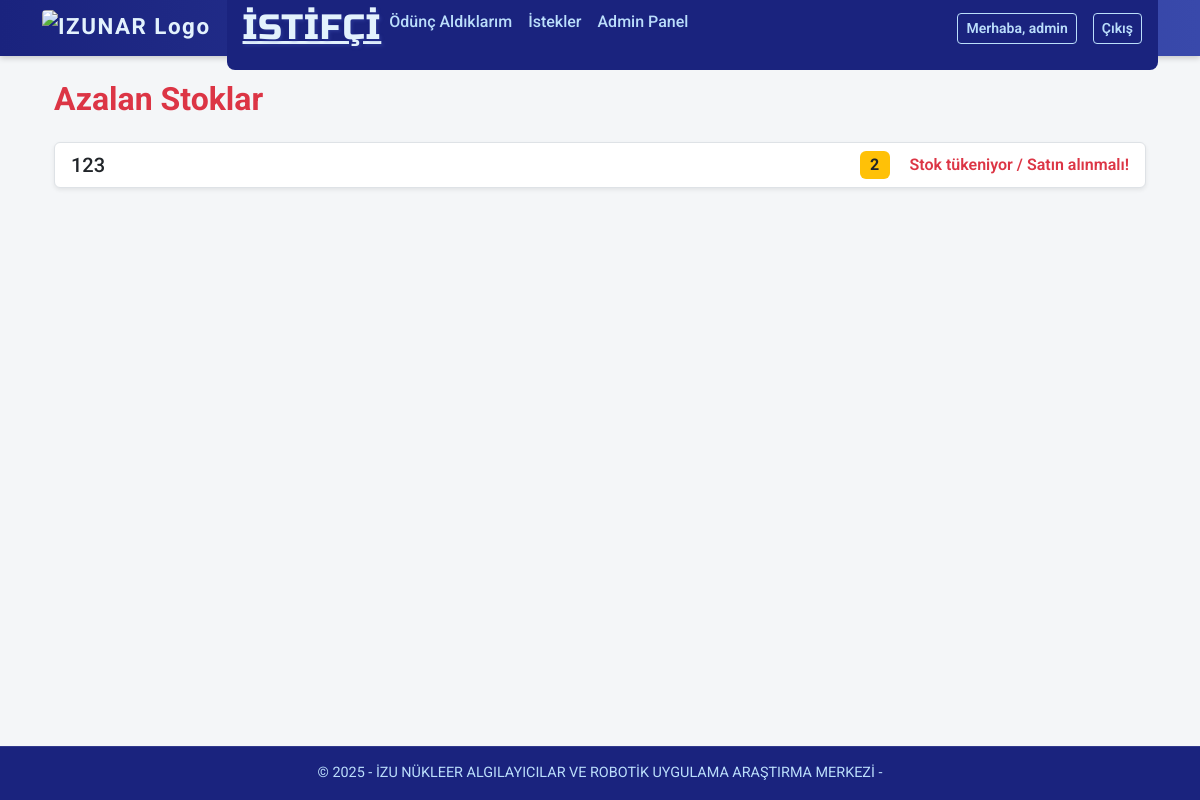
/azalan_stok (signed in), run on the app's committed database.
### models.py (models this page shows, shortened)
class User(db.Model, UserMixin):
    id = db.Column(db.Integer, primary_key=True)
    username = db.Column(db.String(64), unique=True, nullable=False)
    password_hash = db.Column(db.String(128), nullable=False)
    role = db.Column(db.String(20), default='user')  # 'admin' ya da 'user'
    can_add_product = db.Column(db.Boolean, default=False)
    can_delete_product = db.Column(db.Boolean, default=False)
    def is_admin(self):
        return self.role == 'admin'

class Component(db.Model):
    id = db.Column(db.Integer, primary_key=True)
    name = db.Column(db.String(120), nullable=False)
    category = db.Column(db.String(20), nullable=False)  # 'demirbas' veya 'sarf'
    type = db.Column(db.String(100), nullable=True)
    location = db.Column(db.String(150), nullable=True)
    description = db.Column(db.Text, nullable=True)
    quantity = db.Column(db.Integer, nullable=False)
    image_url = db.Column(db.String(300), default="https://via.placeholder.com/300x200?text=Ürün")
    part_number = db.Column(db.String(100), nullable=True)
    code = db.Column(db.String(150), unique=True)
    tags = db.relationship(
        'Tag',
        secondary=component_tag,
        back_populates='components'
    )

### app.py (the view)
@app.route('/azalan_stok')
@login_required
def low_stock():
    low_components = Component.query.filter(Component.quantity < 10).all()
    return render_template('low_stock.html', components=low_components)

### app.py (called while the page is built)
@app.context_processor
def inject_csrf_token():
    return dict(csrf_token=generate_csrf())

@app.context_processor
def inject_timezone():
    return dict(tz=ZoneInfo("Europe/Istanbul"))

@login_manager.user_loader
def load_user(user_id):
    return User.query.get(int(user_id))

### templates/low_stock.html
{% extends "base.html" %}
{% block content %}
<div class="container my-4">
  <h2 class="mb-4 text-danger fw-bold">Azalan Stoklar</h2>
  {% if components %}
  <div class="list-group">
    {% for comp in components %}
    <div class="list-group-item d-flex justify-content-between align-items-center shadow-sm rounded mb-2">
      <div>
        <h5 class="mb-0">{{ comp.name }}</h5>
      </div>
      <div>
        <span class="badge bg-warning text-dark fs-6 me-3">{{ comp.quantity }}</span>
        <span class="text-danger fw-semibold">Stok tükeniyor / Satın alınmalı!</span>
      </div>
    </div>
    {% endfor %}
  </div>
  {% else %}
  <div class="alert alert-success" role="alert">
    Tüm ürünlerin stoğu yeterli.
  </div>
  {% endif %}
</div>
{% endblock %}

### templates/base.html (shortened to what this page needs)
<!DOCTYPE html>
<html lang="tr">
<head>
  <link href="https://cdn.jsdelivr.net/npm/bootstrap@5.3.0/dist/css/bootstrap.min.css" rel="stylesheet" />
  <link href="https://cdn.jsdelivr.net/npm/bootstrap-icons@1.10.5/font/bootstrap-icons.css" rel="stylesheet" />
</head>
<body>
<nav class="navbar navbar-expand-lg">
  <div class="container">
    <a class="navbar-brand" href="https://nar.izu.edu.tr/" target="_blank" rel="noopener noreferrer">
      <img src="https://nar.izu.edu.tr/assets/nar_logo_lowres.png" alt="IZUNAR Logo" />
    </a>
    <div class="collapse navbar-collapse" id="navbarContent">
      <ul class="navbar-nav me-auto mb-2 mb-lg-0">
        <li class="nav-item">
          <a class="modern-title" href="{{ url_for('index') }}">İSTİFÇİ</a>
        </li>
        {% if current_user.is_authenticated %}
        <li class="nav-item">
          <a class="nav-link" href="{{ url_for('my_borrowed') }}">Ödünç Aldıklarım</a>
        </li>
        <li class="nav-item">
          <a class="nav-link" href="{{ url_for('requests') }}">İstekler</a>
        </li>
        {% if current_user.is_admin() %}
        <li class="nav-item">
          <a class="nav-link" href="{{ url_for('admin_dashboard') }}">Admin Panel</a>
        </li>
        {% endif %}
        {% endif %}
      </ul>
      <div class="d-flex align-items-center gap-2">
        {% if current_user.is_authenticated %}
        <a class="btn btn-outline-light btn-sm me-2" href="{{ url_for('change_password') }}">
          Merhaba, {{ current_user.username }}
        </a>
        <a class="btn btn-outline-light btn-sm" href="{{ url_for('logout') }}">Çıkış</a>
        {% else %}
        <a class="btn btn-outline-light btn-sm" href="{{ url_for('login') }}">Giriş</a>
        <a class="btn btn-outline-light btn-sm" href="{{ url_for('register') }}">Kayıt Ol</a>
        {% endif %}
      </div>
    </div>
  </div>
</nav>
<div class="container mt-4">
  {% block content %}{% endblock %}
</div>
<footer>
  &copy; {{ current_year or "2025" }} - İZU NÜKLEER ALGILAYICILAR VE ROBOTİK UYGULAMA ARAŞTIRMA MERKEZİ -
</footer>
</body>
</html>

### templates/base.html (style rules this page uses)
.modern-title { font-family: 'Russo One', sans-serif; font-size: 2.2rem; letter-spacing: 1px; color: #e3f2fd; text-shadow: 2px 2px 3px #3949ab66; text-transform: uppercase; }
body { font-family: 'Roboto', sans-serif; background-color: #f4f6f8; color: #2c3e50; padding-top: 56px; margin-bottom: 3.5rem; }
.navbar { position: fixed; top: 0; left: 0; right: 0; height: 56px; background: linear-gradient(90deg, #1a237e 0%, #3949ab 100%); box-shadow: 0 2px 6px rgba(0, 0, 0, 0.2); transition: top 0.3s ease; z-index: 1030; }
.navbar-brand { display: flex; align-items: center; gap: 0.5rem; font-weight: 700; font-size: 1.4rem; letter-spacing: 1.5px; color: #e3f2fd !important; }
.navbar-brand img { height: 36px; width: auto; border-radius: 4px; }
.navbar-nav .nav-link { color: #bbdefb !important; font-weight: 500; transition: color 0.3s ease; }
.btn-outline-light { border-color: #bbdefb; color: #bbdefb; font-weight: 600; transition: all 0.3s ease; }
footer { position: fixed; bottom: 0; left: 0; right: 0; background-color: #1a237e; color: #bbdefb; padding: 1rem 0; text-align: center; font-size: 0.9rem; box-shadow: inset 0 1px 0 rgba(255, 255, 255, 0.1); white-space: nowrap; overflow: hidden; text-overflow: ellipsis; z-index: 1020; }
.navbar-collapse { background-color: #1a237e !important; border-radius: 0.5rem; padding: 1rem; animation: slideIn 0.4s ease forwards; }

### data on the page
User: username "admin"
Component: name "123", quantity "2"

### other printed values
{{ current_year or "2025" }} "2025"
